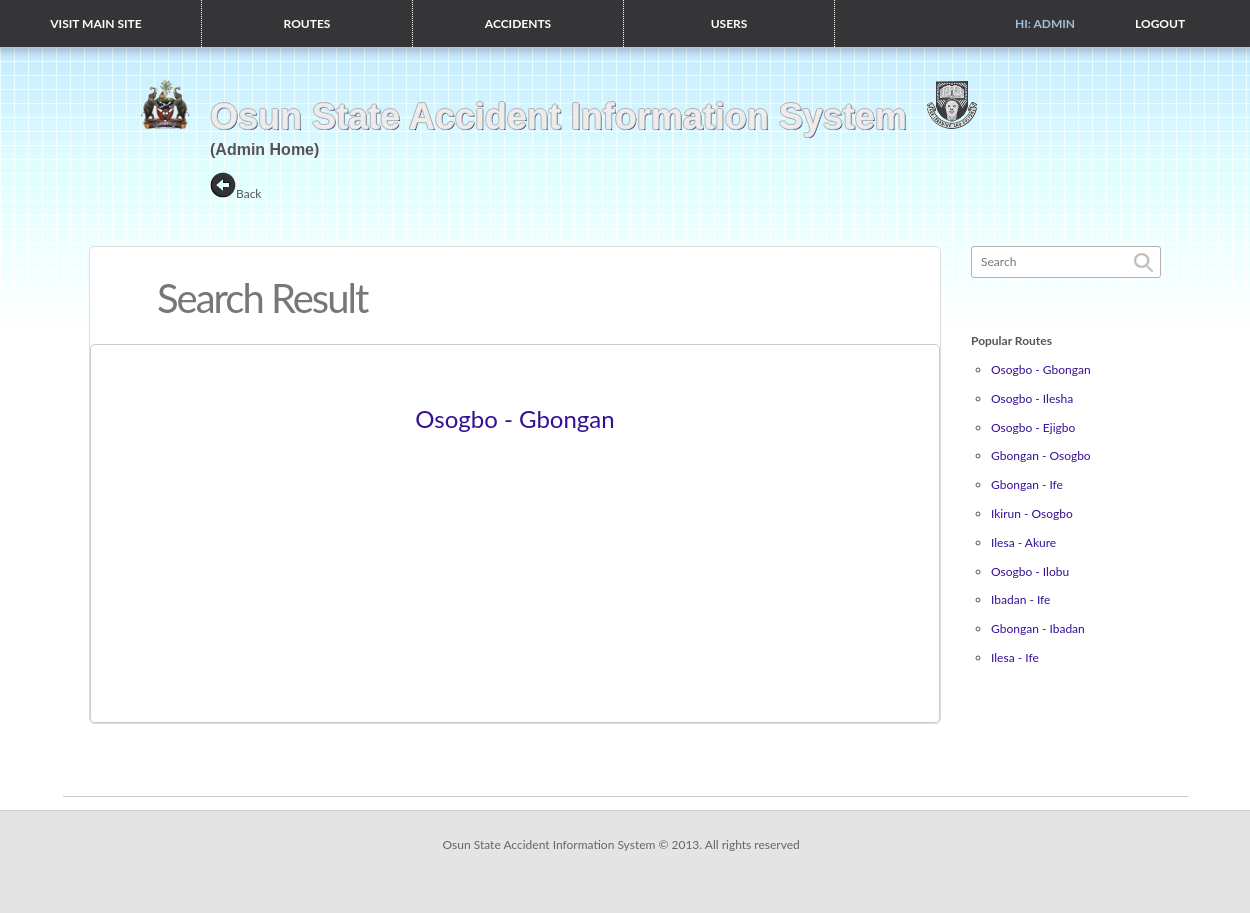
Page /admin/search_result.php?term=Osogbo - Gbongan (signed in) on the committed database.
### tables this page shows
CREATE TABLE `routes` (
  `route_id` int(10) NOT NULL auto_increment,
  `route_name` varchar(50) NOT NULL,
  `pot_holes` int(10) NOT NULL,
  `route_length` double NOT NULL,
  `carriage_width` double NOT NULL,
  `surface` varchar(20) NOT NULL,
  `junctions` int(10) NOT NULL,
  `bends` int(10) NOT NULL,
  `failed_segment` int(10) NOT NULL,
  `state` varchar(50) NOT NULL,
  `fatality_rate` double default '0',
  `fatality_density` double default '0',
  `casualty_density` double default '0',
  `total_accidents` int(11) NOT NULL default '0',
  `dead` int(5) NOT NULL default '0',
  `injured` int(5) NOT NULL default '0',
  `casualty` int(5) NOT NULL default '0',
  PRIMARY KEY  (`route_id`)
);

### model/mysql.php (called while the page is built, shortened)
<?php
final class mysql {
	public function __construct() {
		if (!$this->handle = mysql_connect(SERVER, USERNAME, PASSWORD)) {
      		exit('Error: Could not establish  connection to database using ' . USERNAME . '@' . SERVER);
    	}
  	}
  	private function query($sql) {
	$result=array();
	$resource=mysql_query($sql);
	if(@mysql_num_rows($resource)>0){
	 while($value=mysql_fetch_assoc($resource)){
	 $result[]=$value;
	 }
	 return $result;
	 }
	else return NULL;
  	}
function search($term){
$sql="SELECT route_name, route_id FROM routes WHERE route_name LIKE '%$term%'";
return $this->query($sql);
}
	function loadRoutes(){
	$sql="SELECT * FROM routes";
	return $this->query($sql);
	}
}
?>

### controller/class.main.php (called while the page is built, shortened)
<?php
require_once '../model/mysql.php';
class mainClass{
public $mysql;
function  __construct(){
$this->mysql=new mysql();
}
function loadRoutes(){
return $this->mysql->loadRoutes();
}
function search($term){
return $this->mysql->search($term);
}
}
?>

### admin/search_result.php (the view, shortened to what this page needs)
<?php
if(!($term=$_GET['term'])){
header('location:index.php');
}
include '../controller/class.main.php';
$main=new mainClass();
$routes=$main->loadRoutes();
$results=$main->search($term);
?>
<!DOCTYPE html>
<html >
<head>
        <link href="../css/css" rel="stylesheet" type="text/css">
<link href="css/css" rel="stylesheet" type="text/css">
        <link rel="stylesheet" href="../css/flick/jquery-ui-1.8.16.custom.css" type="text/css" />
                <link href="../css/style.css" media="all" rel="stylesheet" type="text/css">
<link href="../font/stylesheet.css" rel="stylesheet" type="text/css" />
<link href="../css/styles.css" rel="stylesheet" type="text/css" />
</head>
<body >
 <div id="main-wrapper" style="padding-top: 47px; background: url('img/bg.png') repeat-x">
 <div id="main-wrapper-header">
    <header class="main-header">
    <div class="container-fluid">
 <nav class="main-nav" style="float:none">
   <ul>
     <li>
                                <a href="../index.php" fsource="loggedin_Buyer_home" style="color:#FFF; border-left:1px dotted  #fff; width:150px; margin-left:-40px" ><center>Visit Main Site</center></a>                            </li>
<li class="js-top-menu-sales">
<a href="index.php" fsource="loggedin_Seller_ManageSales" style="color: #FFF; border-left:1px dotted  #fff; width:150px">
<center>Routes</center></a>                                </li>
<li class="js-top-menu-sales"><a href="accidents.php" fsource="loggedin_Seller_ManageSales" style=" border-left:1px dotted  #fff; border-right:1px dotted  #fff; color:#FFF; width:150px"><center> Accidents  </center>
<li class="js-top-menu-sales"><a href="users.php" fsource="loggedin_Seller_ManageSales" style=" border-right:1px dotted  #fff; color:#FFF; width:150px"><center> Users  </center>                                     </li></a>
<li><a href="" style="color: #A4C1D9; margin-left:150px">     <center> Hi: <?php echo $_SESSION['admin'][0]['username'] ?></center> </a>                            </li>
                             <li> <a href="logout.php" style="color: #fff; ">     <center> Logout                             </center> </a>                            </li>
                      </ul></nav></center>
    </div>
                </header>
</div>
<div class="main-content" style=" background: url('../img/bg.png') repeat-x" >
<div class="db-container container-fluid" style=" background: url('img/bg.png') repeat-x" ><br/><br/>
<div class="span7" style="margin-left:110px" >
			<div class="visible-desktop" id="icon">
				<img src="../img/icon.png" style="width:50px; height:50px; margin-top:4px" />
			</div>
			<div id="app-name">
				<h1 style="font-size:36px; margin-top:-15px " >Osun State Accident Information System&nbsp;&nbsp;<img src="../img/logo.png" width="50px" height="48px"</h1><br/><br/>
                <h2 style="font-size:16px">(Admin Home)</h2><br/>
    <div style=""><img  onClick="history.back()" src="../images/arrow-top.png">Back</div>
    <br/>
 </div>
            </div>
            <br/><br/>
                        <div class="row-fluid" style="width:1300px; padding-right:0px">
                            <div class="span12">
                            <aside class="db-sidebar">
                              <div class="db-sidebar-inner">
                                        <div class="db-search hint--left cf" data-hint="Search">
                                        <form name="search" action="" >
                                            <input id="query" name="query" type="search" value=""  placeholder="Search">
                                            <input type="image" src="../images/btn-search-icon.png" alt="Go" class="btn-search" style="cursor: default !important;"><br/>
                                       </form> </div>
                                  <nav class="db-na"><br/><br/><br/>
                                  <p><b>Popular Routes</b></p><br/>
                                            <ol style="list-style:circle; padding-left:20px">
                                            <?php $i=0; foreach($routes as $rt){ if($i<12){ ?>
                                                <li ><a href="<?php echo "accident_info.php?id=".$rt['route_id']; ?>" fsource="loggedin_Inbox"><?php echo $rt['route_name'] ?></a></li><br/>
                                               <?php $i++; }} ?>
                                            </ol>
                                </nav>
                                  </div>
                          </aside>
                                <section class="db-content db-content-conversation-detail">
                                    <header class="db-header header-nobot cf">
                                        <h1 class="with-thumb"> Search Result</h1>
                                    </header>
<div class="db-tabs-wrapper">
<form name="frm" method="post" action="" >
<br/><br/><br/><br/><center>
<div style=" padding:10px; min-height:300px ">
<?php if($results !=NULL){ foreach ($results as $result){ ?>
<div style=" font-size:24px; margin-bottom:30px"><p><a href="info.php?id=<?php echo $result['route_id'] ?>"><?php echo $result['route_name'] ?></a></p></div>
<?php }
}else{
echo '<center><h2>No result found for "'.$term.'"</h2></center>';
} ?></center>
</form>
</div>
 </section>
</div>
</div>
</div>
 </div>
 <?php include '../footer.php' ?>
 </div>
</body></html>

### css/styles.css (style rules this page uses)
body { background: url('../img/bg.png') repeat-x; background-color: #fff; }
h1, h2, h3, h4, h5, h6 { text-shadow: white 0.02em 0.02em; font-family: 'QlassikBold', sans-serif; }
h2 { font-size: 2.3em; }
#icon { position: relative; float: left; margin-right: 20px; }
#app-name { position: relative; float: left; margin-top: 20px; margin-right: 20px; max-width:900px; }
#app-name h1 { font-size: 5.5em; font-size: 5.5em; color: #ECECEC; text-shadow: -1px 0 #B3B3B3, 0 1px #B3B3B3, 1px 0 #B3B3B3, 0 -1px #B3B3B3, #020763 0.03em 0.03em; }
.span7 { width:1100px; }

### admin/search_result.php (style rules this page uses)
body { background: url('../img/bg.png') repeat-x; }

### rows in the picture
routes: route_name "Osogbo - Gbongan"
routes: route_name "Osogbo - Ilesha"
routes: route_name "Osogbo - Ejigbo"
routes: route_name "Gbongan - Osogbo"
routes: route_name "Gbongan - Ife"
routes: route_name "Ikirun - Osogbo"
routes: route_name "Ilesa - Akure"
routes: route_name "Osogbo - Ilobu"
routes: route_name "Ibadan - Ife"
routes: route_name "Gbongan - Ibadan"
routes: route_name "Ilesa - Ife"

### other values in the picture
$_SESSION['admin'][0]['username'] "ADMIN"
